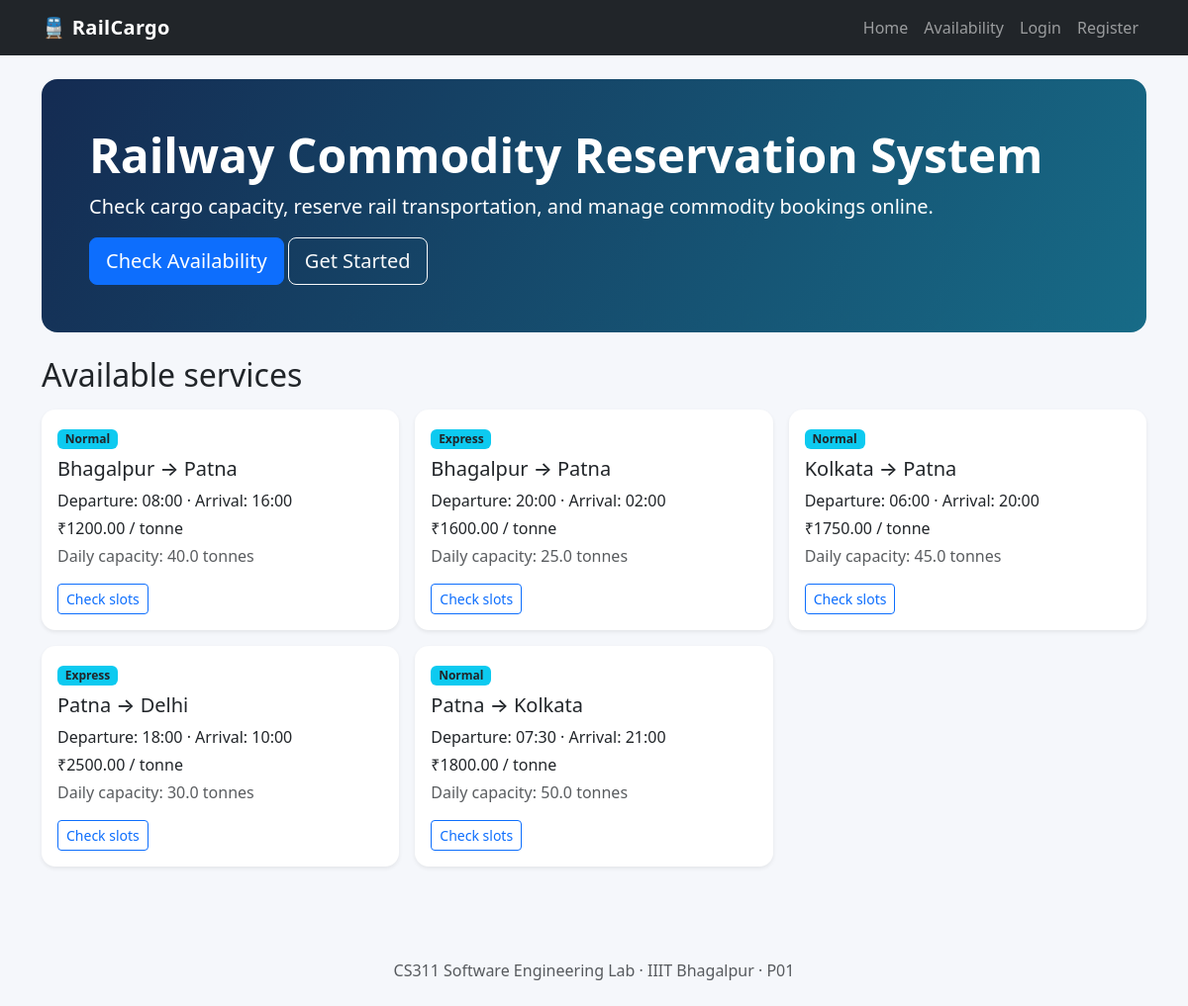
The page / on the database its author committed.
### tables this page shows
CREATE TABLE routes(
        id INTEGER PRIMARY KEY AUTOINCREMENT,
        source TEXT NOT NULL, destination TEXT NOT NULL,
        service_type TEXT NOT NULL CHECK(service_type IN ('Normal','Express')),
        departure TEXT NOT NULL, arrival TEXT NOT NULL,
        rate_per_ton REAL NOT NULL CHECK(rate_per_ton >= 0),
        capacity_tons REAL NOT NULL CHECK(capacity_tons > 0),
        UNIQUE(source, destination, departure, service_type)
    );

### app.py (the view)
@app.route("/")
def index():
    con = db()
    routes = con.execute("SELECT * FROM routes ORDER BY source,destination").fetchall()
    con.close()
    return render_template("index.html", routes=routes)

### app.py (called while the page is built)
def db():
    con = sqlite3.connect(DB)
    con.row_factory = sqlite3.Row
    con.execute("PRAGMA foreign_keys = ON")
    return con

### templates/index.html
{% extends "base.html" %}{% block content %}
<section class="hero p-5 rounded-4 mb-4"><h1 class="display-5 fw-bold">Railway Commodity Reservation System</h1>
<p class="lead">Check cargo capacity, reserve rail transportation, and manage commodity bookings online.</p>
<a class="btn btn-primary btn-lg" href="/availability">Check Availability</a> <a class="btn btn-outline-light btn-lg" href="/register">Get Started</a></section>
<h2 class="mb-3">Available services</h2><div class="row g-3">{% for r in routes %}
<div class="col-md-6 col-lg-4"><div class="card h-100 shadow-sm"><div class="card-body"><span class="badge bg-info text-dark">{{r.service_type}}</span>
<h5 class="mt-2">{{r.source}} → {{r.destination}}</h5><p class="mb-1">Departure: {{r.departure}} · Arrival: {{r.arrival}}</p>
<p class="mb-1">₹{{"%.2f"|format(r.rate_per_ton)}} / tonne</p><p class="text-muted">Daily capacity: {{r.capacity_tons}} tonnes</p>
<a href="/availability" class="btn btn-sm btn-outline-primary">Check slots</a></div></div></div>{% endfor %}</div>{% endblock %}

### templates/base.html (shortened to what this page needs)
<!doctype html><html lang="en"><head><meta charset="utf-8"><meta name="viewport" content="width=device-width, initial-scale=1">
<title>RailCargo | Commodity Reservation</title><link href="https://cdn.jsdelivr.net/npm/bootstrap@5.3.3/dist/css/bootstrap.min.css" rel="stylesheet">
<link rel="stylesheet" href="{{ url_for('static', filename='style.css') }}"></head><body>
<nav class="navbar navbar-expand-lg navbar-dark bg-dark"><div class="container"><a class="navbar-brand fw-bold" href="/">🚆 RailCargo</a>
<div class="navbar-nav ms-auto">
<a class="nav-link" href="/">Home</a><a class="nav-link" href="/availability">Availability</a>
{% if session.get('user_id') %}<a class="nav-link" href="/dashboard">Dashboard</a>{% if session.get('role')=='admin' %}<a class="nav-link" href="/admin">Admin</a>{% endif %}<a class="nav-link" href="/logout">Logout ({{session.get('name')}})</a>
{% else %}<a class="nav-link" href="/login">Login</a><a class="nav-link" href="/register">Register</a>{% endif %}
</div></div></nav>
<main class="container py-4">
{% block content %}{% endblock %}</main><footer class="text-center py-4 text-muted">CS311 Software Engineering Lab · IIIT Bhagalpur · P01</footer>
<script src="https://cdn.jsdelivr.net/npm/bootstrap@5.3.3/dist/js/bootstrap.bundle.min.js"></script></body></html>

### static/style.css (style rules this page uses)
body { background:#f5f7fb; min-height:100vh; }
.navbar-brand { letter-spacing:.3px; }
.hero { color:white; background:linear-gradient(120deg,#142b52,#176b87); }
.card { border:0; border-radius:14px; }
footer { margin-top:45px; }

### rows shown on the page
routes: service_type "Normal", source "Bhagalpur", destination "Patna", departure "08:00", arrival "16:00", rate_per_ton "1200.00", capacity_tons "40.0"
routes: service_type "Express", source "Bhagalpur", destination "Patna", departure "20:00", arrival "02:00", rate_per_ton "1600.00", capacity_tons "25.0"
routes: service_type "Normal", source "Kolkata", destination "Patna", departure "06:00", arrival "20:00", rate_per_ton "1750.00", capacity_tons "45.0"
routes: service_type "Express", source "Patna", destination "Delhi", departure "18:00", arrival "10:00", rate_per_ton "2500.00", capacity_tons "30.0"
routes: service_type "Normal", source "Patna", destination "Kolkata", departure "07:30", arrival "21:00", rate_per_ton "1800.00", capacity_tons "50.0"
